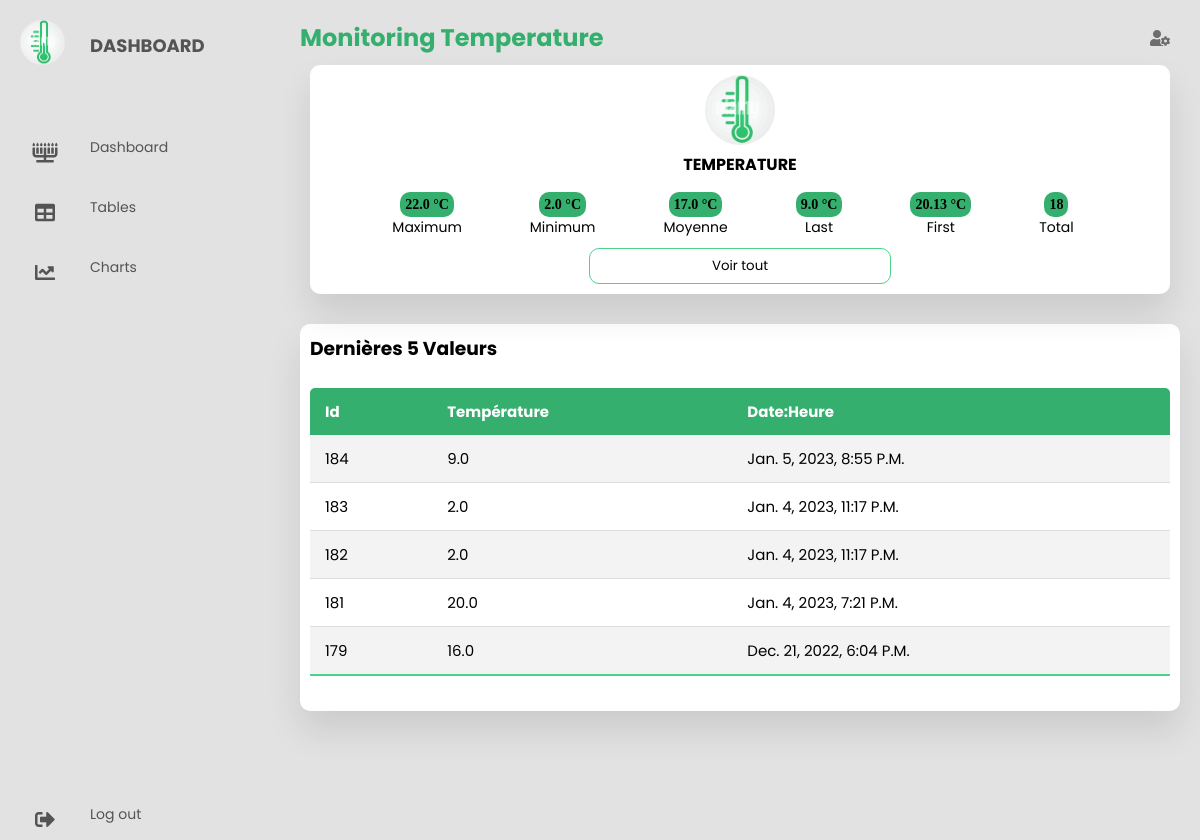
Screenshot of /dash/ with the database file from the repository.
### appl/models.py (models this page shows)
class dht (models.Model):
    temp= models.FloatField(null=True)
    dt= models.DateTimeField(auto_now_add=True,null=True)
    def __str__(self):return str(self.temp)

### appl/views.py (the view)
# urls.py: path('dash/', views.ind, name='dashboard'),
def ind(request):
    tab=dht.objects.all().order_by('-id')[:5]
    max= dht.objects.all().aggregate(Max('temp'))
    listmax=list(max.items())
    maxt=listmax[0][1]
    print(maxt)
    min=dht.objects.all().aggregate(Min('temp'))
    listmin = list(min.items())
    mint = listmin[0][1]
    avg = dht.objects.all().aggregate(avg=Round(Avg('temp')))
    listavg = list(avg.items())
    avgt = listavg[0][1]
    last = dht.objects.last()
    first = dht.objects.first()
    coun=dht.objects.count()
    print(coun)
    s = {'tab': tab, 'maxt': maxt, 'mint': mint, 'avg': avgt,'last':last,'first':first,'count':coun}
    return render(request, 'ind.html',s)

### appl/Templates/ind.html (shortened to what this page needs)
<!DOCTYPE html>
<html lang="en">
{% load static %}
<head>
  {% load static %}
  <link  rel="stylesheet" href="{% static 'css/cs.css' %}" />
  <link rel="stylesheet" href="https://cdnjs.cloudflare.com/ajax/libs/font-awesome/5.15.4/css/all.min.css"/>
</head>
<body>
  <div class="container">
    <nav>
      <ul>
        <li><a href="/dash" class="logo">
          <img src="{% static 'img/icon.jpg'%}">
          <span class="nav-item">Dashboard</span>
        </a></li>
        <li><a href="/dash" aria-controls="home" role="tab" data-toggle="tab">
          <i class="fas fa-menorah"></i>
          <span class="nav-item">Dashboard</span>
        </a></li>
        <li><a href="/data" aria-controls="home" role="tab" data-toggle="tab">
          <i class="fas fa-table"></i>
          <span class="nav-item">Tables</span></a>
        </li>
        <li><a href="/chart">
          <i class="fas fa-chart-line"></i>
          <span class="nav-item">Charts</span>
        </a></li>
        <a href="#" class="logout">
          <i class="fas fa-sign-out-alt"></i>
          <span class="nav-item">Log out</span>
        </a></li>
      </ul>
    </nav>
    <section class="main">
      <div class="main-top">
        <h1 class="h"> Monitoring Temperature</h1>
        <i class="fas fa-user-cog"></i>
      </div>
      <div class="users">
        <div class="card">
          <img src="{% static 'img/icon.jpg'%}">
          <h4>Temperature </h4>
          <div class="per">
            <table>
              <tr>
                  <td><span>{{maxt}} °C</span></td>
                <td><span>{{mint}} °C</span></td>
                  <td><span>{{avg}}  °C</span></td>
                <td><span>{{last}} °C</span></td>
                <td><span>{{first}} °C</span></td>
                <td><span>{{count}}</span></td>
              </tr>
              <tr>
                <td>Maximum</td>
                <td>Minimum</td>
                <td>Moyenne</td>
                <td>Last</td>
                <td>First</td>
                <td>Total</td>
              </tr>
              </table>
          </div>
          <button onclick="window.location.href = '/data';">Voir tout</button>
        </div>
      </div>
      <section class="attendance">
        <div class="attendance-list">
          <h1>Dernières 5 valeurs</h1>
         <table class="table">
                <thead>
                <tr>
                    <th>Id</th>
                    <th>Température</th>
                    <th>Date:Heure</th>
                </tr>
                </thead>
                <tbody>
                {% for i in tab %}
                <tr>
                    <td>{{i.id}}</td>
                    <td>{{i.temp}}</td>
                    <td>{{i.dt}}</td>
                    {%endfor%}
                </tr>
                </tbody>
            </table>
        </div>
      </section>
    </section>
  </div>
</body>
</html>

### static/css/cs.css (style rules this page uses)
* { margin: 0; padding: 0; outline: none; border: none; text-decoration: none; box-sizing: border-box; font-family: "Poppins", sans-serif; }
body { background: rgb(226, 226, 226); }
.logo { text-align: center; display: flex; margin: 10px 0 0 10px; padding-bottom: 3rem; }
.logo img { width: 45px; height: 45px; border-radius: 50%; }
.logo span { font-weight: bold; padding-left: 15px; font-size: 18px; text-transform: uppercase; }
a { position: relative; width: 280px; font-size: 14px; color: rgb(85, 83, 83); display: table; padding: 10px; }
nav .fas { position: relative; width: 70px; height: 40px; top: 20px; font-size: 20px; text-align: center; }
.nav-item { position: relative; top: 12px; margin-left: 10px; }
.logout { position: absolute; bottom: 0; }
.container { display: flex; }
.main { position: relative; padding: 20px; width: 100%; }
.main-top { display: flex; width: 100%; color:#34AF6D; }
.h { color:#34AF6D; }
.main-top i { position: absolute; right: 0; margin: 10px 30px; color: rgb(110, 109, 109); cursor: pointer; }
.main .users { display: flex; width: 100%; }
.users .card { width: 100%; margin: 10px; background: #fff; text-align: center; border-radius: 10px; padding: 10px; box-shadow: 0 20px 35px rgba(0, 0, 0, 0.1); }
.users .card img { width: 70px; height: 70px; border-radius: 50%; }
.users .card h4 { text-transform: uppercase; }
.users table { margin: auto; }
.users .per span { padding: 5px; border-radius: 10px; background: #34AF6D; font-size: 'xx-large'; font-weight: bold; font-family:'revert'; font-style:'revert'; }
.users td { font-size: 14px; padding-right: 40px; padding-left: 26px; text-align:center; }
.users .card button { width: 36%; margin-top: 8px; padding: 7px; cursor: pointer; border-radius: 10px; background: transparent; border: 1px solid #4AD489; }
.attendance { margin-top: 20px; text-transform: capitalize; }
.attendance-list { width: 100%; padding: 10px; margin-top: 10px; background: #fff; border-radius: 10px; box-shadow: 0 20px 35px rgba(0, 0, 0, 0.1); }
.table { border-collapse: collapse; margin: 25px 0; font-size: 15px; min-width: 100%; overflow: hidden; border-radius: 5px 5px 0 0; }
table thead tr { color: #fff; background: #34AF6D; text-align: left; font-weight: bold; }
.table th, .table td { padding: 12px 15px; }
.table tbody tr { border-bottom: 1px solid #ddd; }
.table tbody tr:nth-of-type(odd) { background: #f3f3f3; }
.table tbody tr:last-of-type { border-bottom: 2px solid #4AD489; }

### appl/Templates/ind.html (style rules this page uses)
.h { color:#34AF6D; }

### rows the page displays
dht: temp "9.0", id "184", dt "Jan. 5, 2023, 8:55 P.m."
dht: temp "20.13"
dht: id "183", temp "2.0", dt "Jan. 4, 2023, 11:17 P.m."
dht: id "182", temp "2.0", dt "Jan. 4, 2023, 11:17 P.m."
dht: id "181", temp "20.0", dt "Jan. 4, 2023, 7:21 P.m."
dht: id "179", temp "16.0", dt "Dec. 21, 2022, 6:04 P.m."

### other values shown
{{ maxt }} "22.0"
{{ mint }} "2.0"
{{ avg }} "17.0"
{{ count }} "18"
